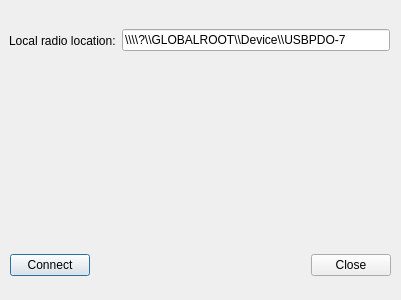
<?xml version="1.0" encoding="UTF-8"?>
<ui version="4.0">
 <class>Dialog_Radio</class>
 <widget class="QDialog" name="Dialog_Radio">
  <property name="geometry">
   <rect>
    <x>0</x>
    <y>0</y>
    <width>401</width>
    <height>300</height>
   </rect>
  </property>
  <property name="windowTitle">
   <string>Dialog</string>
  </property>
  <widget class="QWidget" name="horizontalLayoutWidget">
   <property name="geometry">
    <rect>
     <x>10</x>
     <y>250</y>
     <width>381</width>
     <height>31</height>
    </rect>
   </property>
   <layout class="QHBoxLayout" name="horizontalLayout">
    <item>
     <widget class="QPushButton" name="pushButton">
      <property name="text">
       <string>Connect</string>
      </property>
     </widget>
    </item>
    <item>
     <spacer name="horizontalSpacer">
      <property name="orientation">
       <enum>Qt::Horizontal</enum>
      </property>
      <property name="sizeHint" stdset="0">
       <size>
        <width>40</width>
        <height>20</height>
       </size>
      </property>
     </spacer>
    </item>
    <item>
     <widget class="QPushButton" name="pushButton_2">
      <property name="text">
       <string>Close</string>
      </property>
     </widget>
    </item>
   </layout>
  </widget>
  <widget class="QWidget" name="horizontalLayoutWidget_2">
   <property name="geometry">
    <rect>
     <x>9</x>
     <y>20</y>
     <width>381</width>
     <height>41</height>
    </rect>
   </property>
   <layout class="QHBoxLayout" name="horizontalLayout_2">
    <item>
     <widget class="QLabel" name="label">
      <property name="text">
       <string>Local radio location:</string>
      </property>
     </widget>
    </item>
    <item>
     <widget class="QLineEdit" name="lineEdit">
      <property name="text">
       <string>\\\\?\\GLOBALROOT\\Device\\USBPDO-7</string>
      </property>
      <property name="placeholderText">
       <string>\\\\?\\GLOBALROOT\\Device\\USBPDO-7</string>
      </property>
     </widget>
    </item>
   </layout>
  </widget>
 </widget>
 <resources/>
 <connections>
  <connection>
   <sender>pushButton_2</sender>
   <signal>clicked()</signal>
   <receiver>Dialog_Radio</receiver>
   <slot>hide()</slot>
   <hints>
    <hint type="sourcelabel">
     <x>352</x>
     <y>264</y>
    </hint>
    <hint type="destinationlabel">
     <x>199</x>
     <y>149</y>
    </hint>
   </hints>
  </connection>
 </connections>
</ui>
